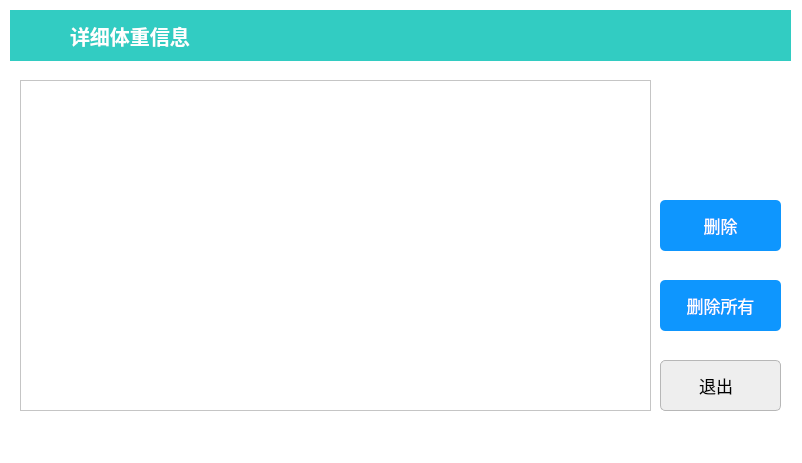
<?xml version="1.0" encoding="UTF-8"?>
<ui version="4.0">
 <class>Detail_Weight</class>
 <widget class="QWidget" name="Detail_Weight">
  <property name="geometry">
   <rect>
    <x>0</x>
    <y>0</y>
    <width>802</width>
    <height>463</height>
   </rect>
  </property>
  <property name="cursor">
   <cursorShape>BlankCursor</cursorShape>
  </property>
  <property name="windowTitle">
   <string>detail_weight</string>
  </property>
  <property name="styleSheet">
   <string notr="true">background-color: rgb(255, 255, 255);</string>
  </property>
  <widget class="QTableView" name="tableWeight">
   <property name="geometry">
    <rect>
     <x>20</x>
     <y>80</y>
     <width>631</width>
     <height>331</height>
    </rect>
   </property>
  </widget>
  <widget class="QPushButton" name="btn_exit">
   <property name="geometry">
    <rect>
     <x>660</x>
     <y>360</y>
     <width>121</width>
     <height>51</height>
    </rect>
   </property>
   <property name="font">
    <font>
     <family>Microsoft Yahei</family>
     <pointsize>13</pointsize>
    </font>
   </property>
   <property name="cursor">
    <cursorShape>BlankCursor</cursorShape>
   </property>
   <property name="focusPolicy">
    <enum>Qt::NoFocus</enum>
   </property>
   <property name="styleSheet">
    <string notr="true">QPushButton
{
    color:black;
    background-color:rgb(238 , 238 , 238);
    border: 1px solid rgb(183 , 183 , 183);
	border-radius:5px;
}

QPushButton:hover
{
    color:black;
    background-color:rgb(228 , 240 , 250);
    border: 1px solid rgb(15 , 150 , 255);
}

QPushButton:pressed
{
    color:black;
    background-color:rgb(204 , 228 , 247);
    border: 1px solid rgb(1 , 84 , 153);
    padding-left:3px;
    padding-top:3px;
}</string>
   </property>
   <property name="text">
    <string>退出  </string>
   </property>
   <property name="icon">
    <iconset resource="imageIcon.qrc">
     <normaloff>:/imgIcon/appbar.close.2.png</normaloff>:/imgIcon/appbar.close.2.png</iconset>
   </property>
   <property name="iconSize">
    <size>
     <width>76</width>
     <height>76</height>
    </size>
   </property>
  </widget>
  <widget class="QPushButton" name="btnDeleteAll">
   <property name="geometry">
    <rect>
     <x>660</x>
     <y>280</y>
     <width>121</width>
     <height>51</height>
    </rect>
   </property>
   <property name="font">
    <font>
     <family>Microsoft Yahei</family>
     <pointsize>13</pointsize>
    </font>
   </property>
   <property name="cursor">
    <cursorShape>BlankCursor</cursorShape>
   </property>
   <property name="focusPolicy">
    <enum>Qt::NoFocus</enum>
   </property>
   <property name="styleSheet">
    <string notr="true">QPushButton
{
    font-family:Microsoft Yahei;
    color:white;
    background-color:rgb(14 , 150 , 254);
    border-radius:5px;
}

QPushButton:hover
{
    background-color:rgb(44 , 137 , 255);
}

QPushButton:pressed
{
    background-color:rgb(14 , 135 , 228);
    padding-left:3px;
    padding-top:3px;
}</string>
   </property>
   <property name="text">
    <string>删除所有</string>
   </property>
  </widget>
  <widget class="QLabel" name="lblHead">
   <property name="geometry">
    <rect>
     <x>10</x>
     <y>10</y>
     <width>781</width>
     <height>51</height>
    </rect>
   </property>
   <property name="styleSheet">
    <string notr="true">background-color:rgb(50 , 204 , 194);</string>
   </property>
   <property name="text">
    <string/>
   </property>
  </widget>
  <widget class="QPushButton" name="btnDelete">
   <property name="geometry">
    <rect>
     <x>660</x>
     <y>200</y>
     <width>121</width>
     <height>51</height>
    </rect>
   </property>
   <property name="font">
    <font>
     <family>Microsoft Yahei</family>
     <pointsize>13</pointsize>
    </font>
   </property>
   <property name="cursor">
    <cursorShape>BlankCursor</cursorShape>
   </property>
   <property name="focusPolicy">
    <enum>Qt::NoFocus</enum>
   </property>
   <property name="styleSheet">
    <string notr="true">QPushButton
{
    font-family:Microsoft Yahei;
    color:white;
    background-color:rgb(14 , 150 , 254);
    border-radius:5px;
}

QPushButton:hover
{
    background-color:rgb(44 , 137 , 255);
}

QPushButton:pressed
{
    background-color:rgb(14 , 135 , 228);
    padding-left:3px;
    padding-top:3px;
}</string>
   </property>
   <property name="text">
    <string>删除</string>
   </property>
  </widget>
  <widget class="QPushButton" name="btn_close">
   <property name="geometry">
    <rect>
     <x>737</x>
     <y>15</y>
     <width>51</width>
     <height>41</height>
    </rect>
   </property>
   <property name="cursor">
    <cursorShape>BlankCursor</cursorShape>
   </property>
   <property name="styleSheet">
    <string notr="true">QPushButton
{
    font-family:Microsoft Yahei;
    color:white;
	background-color:rgb(50 , 204 , 194);
    border-radius:5px;
}

QPushButton:hover
{
    background-color:rgb(50, 184, 179);
}

QPushButton:pressed
{
    background-color:rgb(41, 144, 163);
    padding-left:3px;
    padding-top:3px;
}</string>
   </property>
   <property name="text">
    <string/>
   </property>
   <property name="icon">
    <iconset resource="imageIcon.qrc">
     <normaloff>:/imgIcon/appbar.close.png</normaloff>:/imgIcon/appbar.close.png</iconset>
   </property>
   <property name="iconSize">
    <size>
     <width>76</width>
     <height>76</height>
    </size>
   </property>
  </widget>
  <widget class="QLabel" name="label">
   <property name="geometry">
    <rect>
     <x>6</x>
     <y>-3</y>
     <width>76</width>
     <height>76</height>
    </rect>
   </property>
   <property name="styleSheet">
    <string notr="true">background-color: transparent;
border-image: url(:/imgIcon/appbar.paper.png);</string>
   </property>
   <property name="text">
    <string/>
   </property>
  </widget>
  <widget class="QLabel" name="label_8">
   <property name="geometry">
    <rect>
     <x>70</x>
     <y>15</y>
     <width>171</width>
     <height>41</height>
    </rect>
   </property>
   <property name="font">
    <font>
     <family>微软雅黑</family>
     <pointsize>15</pointsize>
     <weight>75</weight>
     <bold>true</bold>
    </font>
   </property>
   <property name="styleSheet">
    <string notr="true">background-color: transparent;
color: rgb(255, 255, 255);</string>
   </property>
   <property name="text">
    <string>详细体重信息</string>
   </property>
  </widget>
 </widget>
 <layoutdefault spacing="6" margin="11"/>
 <resources>
  <include location="imageIcon.qrc"/>
 </resources>
 <connections/>
</ui>
